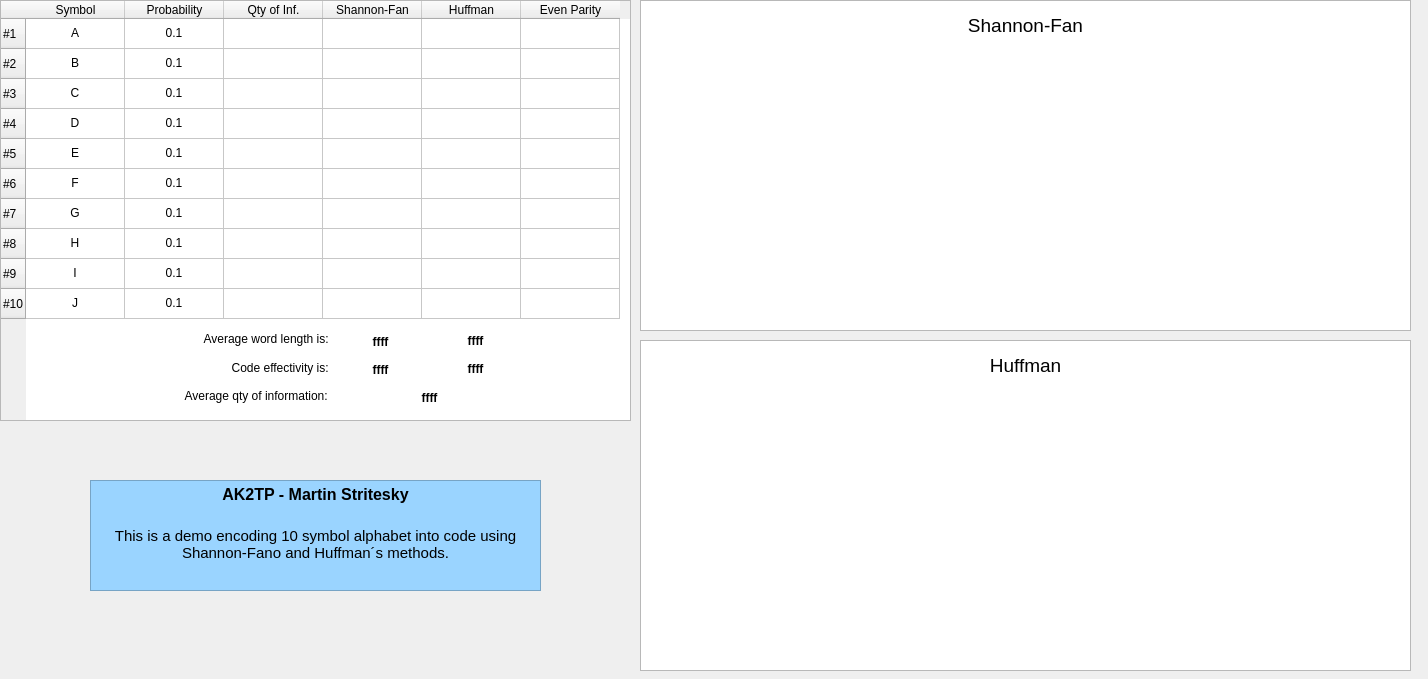
<?xml version="1.0" encoding="UTF-8"?>
<ui version="4.0">
 <class>Widget</class>
 <widget class="QWidget" name="Widget">
  <property name="geometry">
   <rect>
    <x>0</x>
    <y>0</y>
    <width>1428</width>
    <height>679</height>
   </rect>
  </property>
  <property name="windowTitle">
   <string>Coding Methods</string>
  </property>
  <widget class="QGraphicsView" name="graphicsView">
   <property name="geometry">
    <rect>
     <x>640</x>
     <y>0</y>
     <width>771</width>
     <height>331</height>
    </rect>
   </property>
   <property name="font">
    <font>
     <stylestrategy>PreferAntialias</stylestrategy>
    </font>
   </property>
  </widget>
  <widget class="QLabel" name="label">
   <property name="geometry">
    <rect>
     <x>100</x>
     <y>388</y>
     <width>231</width>
     <height>16</height>
    </rect>
   </property>
   <property name="text">
    <string>Average qty of information: </string>
   </property>
   <property name="alignment">
    <set>Qt::AlignRight|Qt::AlignTrailing|Qt::AlignVCenter</set>
   </property>
  </widget>
  <widget class="QLabel" name="label2">
   <property name="geometry">
    <rect>
     <x>101</x>
     <y>330</y>
     <width>231</width>
     <height>17</height>
    </rect>
   </property>
   <property name="text">
    <string>Average word length is: </string>
   </property>
   <property name="alignment">
    <set>Qt::AlignRight|Qt::AlignTrailing|Qt::AlignVCenter</set>
   </property>
  </widget>
  <widget class="QLabel" name="label3">
   <property name="geometry">
    <rect>
     <x>101</x>
     <y>359</y>
     <width>231</width>
     <height>17</height>
    </rect>
   </property>
   <property name="text">
    <string>Code effectivity is: </string>
   </property>
   <property name="alignment">
    <set>Qt::AlignRight|Qt::AlignTrailing|Qt::AlignVCenter</set>
   </property>
  </widget>
  <widget class="QLabel" name="lblQtyInf">
   <property name="geometry">
    <rect>
     <x>349</x>
     <y>388</y>
     <width>161</width>
     <height>20</height>
    </rect>
   </property>
   <property name="font">
    <font>
     <bold>true</bold>
    </font>
   </property>
   <property name="text">
    <string>ffff</string>
   </property>
   <property name="alignment">
    <set>Qt::AlignCenter</set>
   </property>
  </widget>
  <widget class="QLabel" name="lblWordLength">
   <property name="geometry">
    <rect>
     <x>340</x>
     <y>333</y>
     <width>81</width>
     <height>17</height>
    </rect>
   </property>
   <property name="font">
    <font>
     <bold>true</bold>
    </font>
   </property>
   <property name="text">
    <string>ffff</string>
   </property>
   <property name="alignment">
    <set>Qt::AlignCenter</set>
   </property>
  </widget>
  <widget class="QLabel" name="lblCodeEff">
   <property name="geometry">
    <rect>
     <x>340</x>
     <y>361</y>
     <width>81</width>
     <height>17</height>
    </rect>
   </property>
   <property name="font">
    <font>
     <bold>true</bold>
    </font>
   </property>
   <property name="text">
    <string>ffff</string>
   </property>
   <property name="alignment">
    <set>Qt::AlignCenter</set>
   </property>
  </widget>
  <widget class="QTableWidget" name="tableWidget">
   <property name="geometry">
    <rect>
     <x>0</x>
     <y>0</y>
     <width>631</width>
     <height>421</height>
    </rect>
   </property>
   <property name="sizeAdjustPolicy">
    <enum>QAbstractScrollArea::AdjustToContents</enum>
   </property>
   <attribute name="horizontalHeaderVisible">
    <bool>true</bool>
   </attribute>
   <attribute name="horizontalHeaderCascadingSectionResizes">
    <bool>true</bool>
   </attribute>
   <attribute name="horizontalHeaderMinimumSectionSize">
    <number>23</number>
   </attribute>
   <attribute name="horizontalHeaderDefaultSectionSize">
    <number>99</number>
   </attribute>
   <attribute name="horizontalHeaderHighlightSections">
    <bool>true</bool>
   </attribute>
   <attribute name="horizontalHeaderShowSortIndicator" stdset="0">
    <bool>false</bool>
   </attribute>
   <row>
    <property name="text">
     <string>#1</string>
    </property>
   </row>
   <row>
    <property name="text">
     <string>#2</string>
    </property>
   </row>
   <row>
    <property name="text">
     <string>#3</string>
    </property>
   </row>
   <row>
    <property name="text">
     <string>#4</string>
    </property>
   </row>
   <row>
    <property name="text">
     <string>#5</string>
    </property>
   </row>
   <row>
    <property name="text">
     <string>#6</string>
    </property>
   </row>
   <row>
    <property name="text">
     <string>#7</string>
    </property>
   </row>
   <row>
    <property name="text">
     <string>#8</string>
    </property>
   </row>
   <row>
    <property name="text">
     <string>#9</string>
    </property>
   </row>
   <row>
    <property name="text">
     <string>#10</string>
    </property>
   </row>
   <column>
    <property name="text">
     <string>Symbol</string>
    </property>
   </column>
   <column>
    <property name="text">
     <string>Probability</string>
    </property>
   </column>
   <column>
    <property name="text">
     <string>Qty of Inf.</string>
    </property>
   </column>
   <column>
    <property name="text">
     <string>Shannon-Fan</string>
    </property>
   </column>
   <column>
    <property name="text">
     <string>Huffman</string>
    </property>
   </column>
   <column>
    <property name="text">
     <string>Even Parity</string>
    </property>
   </column>
   <item row="0" column="0">
    <property name="text">
     <string>A</string>
    </property>
    <property name="textAlignment">
     <set>AlignCenter</set>
    </property>
   </item>
   <item row="0" column="1">
    <property name="text">
     <string>0.1</string>
    </property>
    <property name="textAlignment">
     <set>AlignCenter</set>
    </property>
   </item>
   <item row="0" column="3">
    <property name="text">
     <string/>
    </property>
    <property name="textAlignment">
     <set>AlignCenter</set>
    </property>
   </item>
   <item row="0" column="4">
    <property name="text">
     <string/>
    </property>
    <property name="textAlignment">
     <set>AlignCenter</set>
    </property>
   </item>
   <item row="1" column="0">
    <property name="text">
     <string>B</string>
    </property>
    <property name="textAlignment">
     <set>AlignCenter</set>
    </property>
   </item>
   <item row="1" column="1">
    <property name="text">
     <string>0.1</string>
    </property>
    <property name="textAlignment">
     <set>AlignCenter</set>
    </property>
   </item>
   <item row="1" column="3">
    <property name="text">
     <string/>
    </property>
    <property name="textAlignment">
     <set>AlignCenter</set>
    </property>
   </item>
   <item row="1" column="4">
    <property name="text">
     <string/>
    </property>
    <property name="textAlignment">
     <set>AlignCenter</set>
    </property>
   </item>
   <item row="2" column="0">
    <property name="text">
     <string>C</string>
    </property>
    <property name="textAlignment">
     <set>AlignCenter</set>
    </property>
   </item>
   <item row="2" column="1">
    <property name="text">
     <string>0.1</string>
    </property>
    <property name="textAlignment">
     <set>AlignCenter</set>
    </property>
   </item>
   <item row="2" column="3">
    <property name="text">
     <string/>
    </property>
    <property name="textAlignment">
     <set>AlignCenter</set>
    </property>
   </item>
   <item row="2" column="4">
    <property name="text">
     <string/>
    </property>
    <property name="textAlignment">
     <set>AlignCenter</set>
    </property>
   </item>
   <item row="3" column="0">
    <property name="text">
     <string>D</string>
    </property>
    <property name="textAlignment">
     <set>AlignCenter</set>
    </property>
   </item>
   <item row="3" column="1">
    <property name="text">
     <string>0.1</string>
    </property>
    <property name="textAlignment">
     <set>AlignCenter</set>
    </property>
   </item>
   <item row="3" column="3">
    <property name="text">
     <string/>
    </property>
    <property name="textAlignment">
     <set>AlignCenter</set>
    </property>
   </item>
   <item row="3" column="4">
    <property name="text">
     <string/>
    </property>
    <property name="textAlignment">
     <set>AlignCenter</set>
    </property>
   </item>
   <item row="4" column="0">
    <property name="text">
     <string>E</string>
    </property>
    <property name="textAlignment">
     <set>AlignCenter</set>
    </property>
   </item>
   <item row="4" column="1">
    <property name="text">
     <string>0.1</string>
    </property>
    <property name="textAlignment">
     <set>AlignCenter</set>
    </property>
   </item>
   <item row="4" column="3">
    <property name="text">
     <string/>
    </property>
    <property name="textAlignment">
     <set>AlignCenter</set>
    </property>
   </item>
   <item row="4" column="4">
    <property name="text">
     <string/>
    </property>
    <property name="textAlignment">
     <set>AlignCenter</set>
    </property>
   </item>
   <item row="5" column="0">
    <property name="text">
     <string>F</string>
    </property>
    <property name="textAlignment">
     <set>AlignCenter</set>
    </property>
   </item>
   <item row="5" column="1">
    <property name="text">
     <string>0.1</string>
    </property>
    <property name="textAlignment">
     <set>AlignCenter</set>
    </property>
   </item>
   <item row="5" column="3">
    <property name="text">
     <string/>
    </property>
    <property name="textAlignment">
     <set>AlignCenter</set>
    </property>
   </item>
   <item row="5" column="4">
    <property name="text">
     <string/>
    </property>
    <property name="textAlignment">
     <set>AlignCenter</set>
    </property>
   </item>
   <item row="6" column="0">
    <property name="text">
     <string>G</string>
    </property>
    <property name="textAlignment">
     <set>AlignCenter</set>
    </property>
   </item>
   <item row="6" column="1">
    <property name="text">
     <string>0.1</string>
    </property>
    <property name="textAlignment">
     <set>AlignCenter</set>
    </property>
   </item>
   <item row="6" column="3">
    <property name="text">
     <string/>
    </property>
    <property name="textAlignment">
     <set>AlignCenter</set>
    </property>
   </item>
   <item row="6" column="4">
    <property name="text">
     <string/>
    </property>
    <property name="textAlignment">
     <set>AlignCenter</set>
    </property>
   </item>
   <item row="7" column="0">
    <property name="text">
     <string>H</string>
    </property>
    <property name="textAlignment">
     <set>AlignCenter</set>
    </property>
   </item>
   <item row="7" column="1">
    <property name="text">
     <string>0.1</string>
    </property>
    <property name="textAlignment">
     <set>AlignCenter</set>
    </property>
   </item>
   <item row="7" column="3">
    <property name="text">
     <string/>
    </property>
    <property name="textAlignment">
     <set>AlignCenter</set>
    </property>
   </item>
   <item row="7" column="4">
    <property name="text">
     <string/>
    </property>
    <property name="textAlignment">
     <set>AlignCenter</set>
    </property>
   </item>
   <item row="8" column="0">
    <property name="text">
     <string>I</string>
    </property>
    <property name="textAlignment">
     <set>AlignCenter</set>
    </property>
   </item>
   <item row="8" column="1">
    <property name="text">
     <string>0.1</string>
    </property>
    <property name="textAlignment">
     <set>AlignCenter</set>
    </property>
   </item>
   <item row="8" column="3">
    <property name="text">
     <string/>
    </property>
    <property name="textAlignment">
     <set>AlignCenter</set>
    </property>
   </item>
   <item row="8" column="4">
    <property name="text">
     <string/>
    </property>
    <property name="textAlignment">
     <set>AlignCenter</set>
    </property>
   </item>
   <item row="9" column="0">
    <property name="text">
     <string>J</string>
    </property>
    <property name="textAlignment">
     <set>AlignCenter</set>
    </property>
   </item>
   <item row="9" column="1">
    <property name="text">
     <string>0.1</string>
    </property>
    <property name="textAlignment">
     <set>AlignCenter</set>
    </property>
   </item>
   <item row="9" column="3">
    <property name="text">
     <string/>
    </property>
    <property name="textAlignment">
     <set>AlignCenter</set>
    </property>
   </item>
   <item row="9" column="4">
    <property name="text">
     <string/>
    </property>
    <property name="textAlignment">
     <set>AlignCenter</set>
    </property>
   </item>
  </widget>
  <widget class="QLabel" name="lblWordLengthHuff">
   <property name="geometry">
    <rect>
     <x>430</x>
     <y>332</y>
     <width>91</width>
     <height>17</height>
    </rect>
   </property>
   <property name="font">
    <font>
     <bold>true</bold>
    </font>
   </property>
   <property name="autoFillBackground">
    <bool>false</bool>
   </property>
   <property name="text">
    <string>ffff</string>
   </property>
   <property name="alignment">
    <set>Qt::AlignCenter</set>
   </property>
  </widget>
  <widget class="QLabel" name="lblCodeEffHuff">
   <property name="geometry">
    <rect>
     <x>430</x>
     <y>360</y>
     <width>91</width>
     <height>17</height>
    </rect>
   </property>
   <property name="font">
    <font>
     <bold>true</bold>
    </font>
   </property>
   <property name="autoFillBackground">
    <bool>false</bool>
   </property>
   <property name="text">
    <string>ffff</string>
   </property>
   <property name="alignment">
    <set>Qt::AlignCenter</set>
   </property>
  </widget>
  <widget class="QGraphicsView" name="graphicsView_2">
   <property name="geometry">
    <rect>
     <x>640</x>
     <y>340</y>
     <width>771</width>
     <height>331</height>
    </rect>
   </property>
   <property name="font">
    <font>
     <stylestrategy>PreferAntialias</stylestrategy>
    </font>
   </property>
  </widget>
  <widget class="QTextBrowser" name="textBrowser">
   <property name="geometry">
    <rect>
     <x>90</x>
     <y>480</y>
     <width>451</width>
     <height>111</height>
    </rect>
   </property>
   <property name="styleSheet">
    <string notr="true">background-color: rgb(154, 212, 255);</string>
   </property>
   <property name="html">
    <string>&lt;!DOCTYPE HTML PUBLIC &quot;-//W3C//DTD HTML 4.0//EN&quot; &quot;http://www.w3.org/TR/REC-html40/strict.dtd&quot;&gt;
&lt;html&gt;&lt;head&gt;&lt;meta name=&quot;qrichtext&quot; content=&quot;1&quot; /&gt;&lt;meta charset=&quot;utf-8&quot; /&gt;&lt;style type=&quot;text/css&quot;&gt;
p, li { white-space: pre-wrap; }
hr { height: 1px; border-width: 0; }
li.unchecked::marker { content: &quot;\2610&quot;; }
li.checked::marker { content: &quot;\2612&quot;; }
&lt;/style&gt;&lt;/head&gt;&lt;body style=&quot; font-family:'Ubuntu'; font-size:11pt; font-weight:400; font-style:normal;&quot;&gt;
&lt;p align=&quot;center&quot; style=&quot; margin-top:0px; margin-bottom:0px; margin-left:0px; margin-right:0px; -qt-block-indent:0; text-indent:0px;&quot;&gt;&lt;span style=&quot; font-size:12pt; font-weight:700;&quot;&gt;AK2TP - Martin Stritesky&lt;/span&gt;&lt;/p&gt;
&lt;p align=&quot;center&quot; style=&quot;-qt-paragraph-type:empty; margin-top:0px; margin-bottom:0px; margin-left:0px; margin-right:0px; -qt-block-indent:0; text-indent:0px; font-size:14pt;&quot;&gt;&lt;br /&gt;&lt;/p&gt;
&lt;p align=&quot;center&quot; style=&quot; margin-top:0px; margin-bottom:0px; margin-left:0px; margin-right:0px; -qt-block-indent:0; text-indent:0px;&quot;&gt;This is a demo encoding 10 symbol alphabet into code using Shannon-Fano and Huffman´s methods.&lt;/p&gt;&lt;/body&gt;&lt;/html&gt;</string>
   </property>
  </widget>
  <widget class="QLabel" name="label_2">
   <property name="geometry">
    <rect>
     <x>960</x>
     <y>10</y>
     <width>131</width>
     <height>31</height>
    </rect>
   </property>
   <property name="font">
    <font>
     <pointsize>14</pointsize>
    </font>
   </property>
   <property name="text">
    <string>&lt;html&gt;&lt;head/&gt;&lt;body&gt;&lt;p align=&quot;center&quot;&gt;Shannon-Fan&lt;/p&gt;&lt;/body&gt;&lt;/html&gt;</string>
   </property>
  </widget>
  <widget class="QLabel" name="label_3">
   <property name="geometry">
    <rect>
     <x>960</x>
     <y>350</y>
     <width>131</width>
     <height>31</height>
    </rect>
   </property>
   <property name="font">
    <font>
     <pointsize>14</pointsize>
    </font>
   </property>
   <property name="text">
    <string>&lt;html&gt;&lt;head/&gt;&lt;body&gt;&lt;p align=&quot;center&quot;&gt;Huffman&lt;/p&gt;&lt;/body&gt;&lt;/html&gt;</string>
   </property>
  </widget>
  <zorder>graphicsView_2</zorder>
  <zorder>tableWidget</zorder>
  <zorder>graphicsView</zorder>
  <zorder>label</zorder>
  <zorder>label2</zorder>
  <zorder>label3</zorder>
  <zorder>lblQtyInf</zorder>
  <zorder>lblWordLength</zorder>
  <zorder>lblCodeEff</zorder>
  <zorder>lblWordLengthHuff</zorder>
  <zorder>lblCodeEffHuff</zorder>
  <zorder>label_2</zorder>
  <zorder>label_3</zorder>
  <zorder>textBrowser</zorder>
 </widget>
 <resources/>
 <connections/>
</ui>
